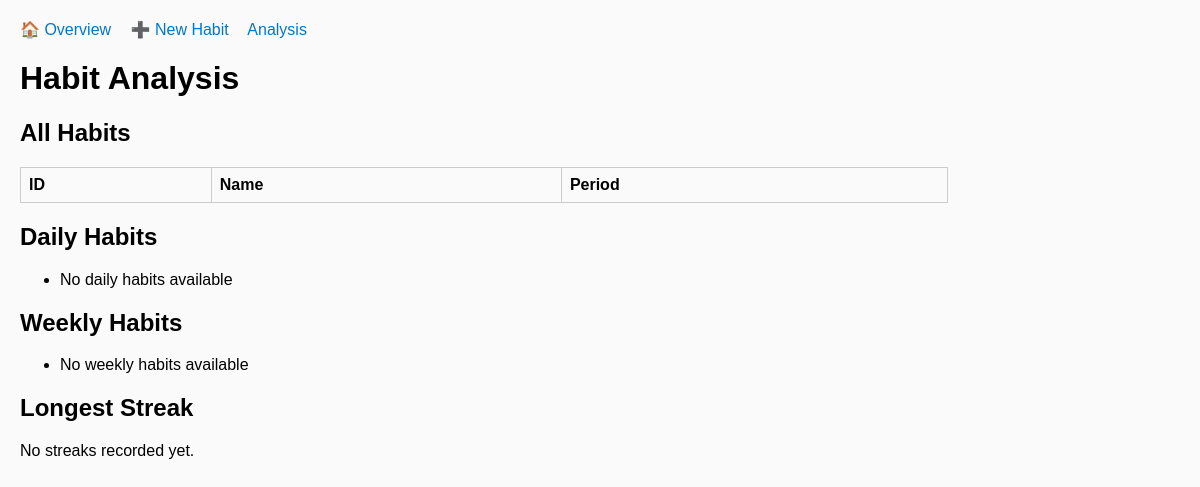
The page /analysis on the database as committed earlier.
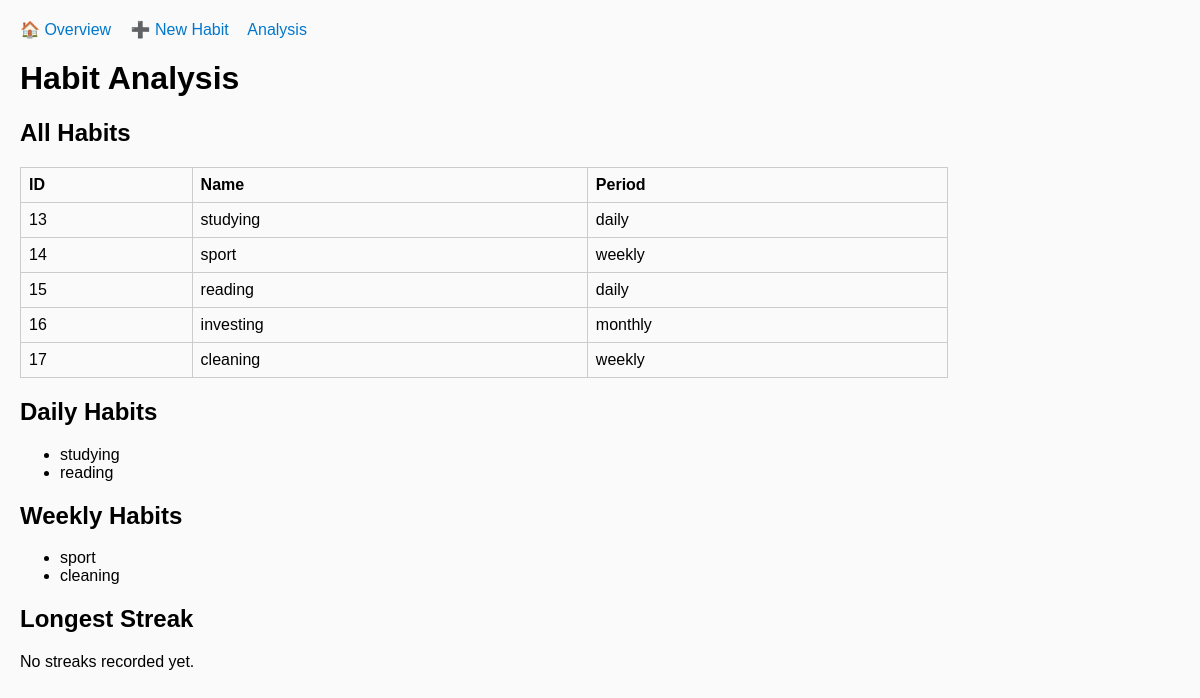
The same page on the database as committed later.
### tables this page shows
CREATE TABLE habits (
            id INTEGER PRIMARY KEY AUTOINCREMENT,
            name TEXT NOT NULL,
            periodicity TEXT CHECK(periodicity IN ('daily','weekly','monthly','yearly')),
            created_at TEXT NOT NULL,
            start_date TEXT,
            due_date TEXT,
            active_days TEXT,
            completed INTEGER DEFAULT 0
        );

### app.py (the view)
@app.route("/analysis")
def analysis():
    habits = manager.get_all_habits()
    daily_habits = manager.get_habits_by_periodicity("daily")
    weekly_habits = manager.get_habits_by_periodicity("weekly")
    monthly_habits = manager.get_habits_by_periodicity("monthly")
    yearly_habits = manager.get_habits_by_periodicity("yearly")
    longest_habit, longest_streak = manager.get_longest_streak_overall()
    return render_template(
        "analysis.html",
        habits=habits,
        daily_habits=daily_habits,
        weekly_habits=weekly_habits,
        monthly_habits=monthly_habits,
        yearly_habits=yearly_habits,
        longest_habit=longest_habit,
        longest_streak=longest_streak
    )

### habit.py (called while the page is built)
    @classmethod
    def from_row(cls, row):
        return cls(**dict(row))

### habit_manager.py (called while the page is built, shortened)
    def get_all_habits(self):
        conn = get_connection()
        c = conn.cursor()
        c.execute("SELECT * FROM habits")
        habits = [Habit.from_row(row) for row in c.fetchall()]
        conn.close()
        return habits

    def get_habits_by_periodicity(self, periodicity):
        conn = get_connection()
        c = conn.cursor()
        c.execute("SELECT * FROM habits WHERE periodicity = ?", (periodicity,))
        habits = [Habit.from_row(row) for row in c.fetchall()]
        conn.close()
        return habits

    def get_completions(self, habit_id):
        conn = get_connection()
        c = conn.cursor()
        c.execute("SELECT completed_at FROM completions WHERE habit_id = ? ORDER BY completed_at", (habit_id,))
        rows = [r["completed_at"] for r in c.fetchall()]
        conn.close()
        return rows

    def get_longest_streak(self, habit_id):
        completions = self.get_completions(habit_id)
        if not completions:
            return 0

    def get_longest_streak_overall(self):
        habits = self.get_all_habits()
        if not habits:
            return None, 0
        longest_habit = None
        longest_streak = 0
        for h in habits:
            streak = self.get_longest_streak(h.id)
            if streak > longest_streak:
                longest_streak = streak
                longest_habit = h.name
        return longest_habit, longest_streak

### storage.py (called while the page is built)
def get_connection():
    conn = sqlite3.connect(DB_NAME, timeout=10)
    conn.row_factory = sqlite3.Row
    return conn

### templates/analysis.html
{% extends "base.html" %}
{% block content %}
    <h1>Habit Analysis</h1>
    <h2>All Habits</h2>
    <table>
        <tr><th>ID</th><th>Name</th><th>Period</th></tr>
        {% for h in habits %}
        <tr><td>{{ h.id }}</td><td>{{ h.name }}</td><td>{{ h.periodicity }}</td></tr>
        {% endfor %}
    </table>
    <h2>Daily Habits</h2>
    <ul>
        {% for h in daily_habits %}
        <li>{{ h.name }}</li>
        {% else %}
        <li>No daily habits available</li>
        {% endfor %}
    </ul>
    <h2>Weekly Habits</h2>
    <ul>
        {% for h in weekly_habits %}
        <li>{{ h.name }}</li>
        {% else %}
        <li>No weekly habits available</li>
        {% endfor %}
    </ul>
    <h2>Longest Streak</h2>
    {% if longest_habit %}
        <p><b>{{ longest_habit }}</b> – {{ longest_streak }} consecutive periods</p>
    {% else %}
        <p>No streaks recorded yet.</p>
    {% endif %}
{% endblock %}

### templates/base.html (shortened to what this page needs)
<!DOCTYPE html>
<html lang="de">
<head>
  <link rel="stylesheet" href="{{ url_for('static', filename='style.css') }}">
  <link rel="stylesheet" href="https://cdn.jsdelivr.net/npm/flatpickr/dist/flatpickr.min.css">
</head>
<body>
  <nav>
    <a href="{{ url_for('index') }}">🏠 Overview</a>
    <a href="{{ url_for('create') }}">➕ New Habit</a>
    <a href="{{ url_for('analysis') }}">Analysis</a>
  </nav>
  <div class="container">
    {% block content %}{% endblock %}
  </div>
</body>
</html>

### static/style.css (style rules this page uses)
body { font-family: Arial, sans-serif; margin: 20px; background: #fafafa; }
nav { margin-bottom: 20px; }
nav a { margin-right: 15px; text-decoration: none; color: #0077cc; }
table { border-collapse: collapse; width: 80%; }
th, td { border: 1px solid #ccc; padding: 8px; text-align: left; }

Rows that differ between the two databases and show on the page:
added habits: id "13", name "studying", periodicity "daily"
added habits: id "14", name "sport", periodicity "weekly"
added habits: id "15", name "reading", periodicity "daily"
added habits: id "16", name "investing", periodicity "monthly", shown under "All Habits"
added habits: id "17", name "cleaning", periodicity "weekly"
Other text that changed with them:
text no longer shown: "No daily habits available No weekly habits available"
